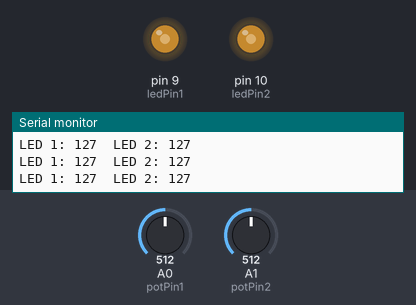
The sketch below on a simulated Arduino Uno, built with avr-gcc and run on an emulated ATmega328P. Parts: output pins drawn as LEDs (lit = HIGH), the last lines printed to the serial monitor. The test bench sets the inputs (shaded band); at power-on: A0 (potPin1) = 512, A1 (potPin2) = 512.

Above: at 1.2 s.
1.3 s: A0 (potPin1) set to 416
At 1.9 s:
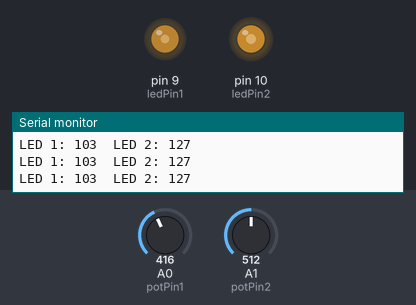
2.8 s: A0 (potPin1) set to 385
At 3.2 s:
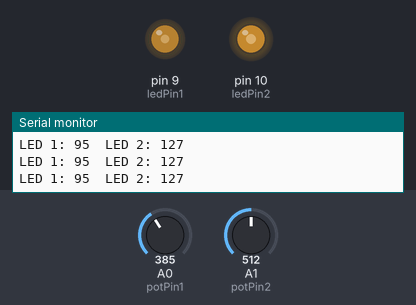
5.8 s: A1 (potPin2) set to 410
At 6.6 s:
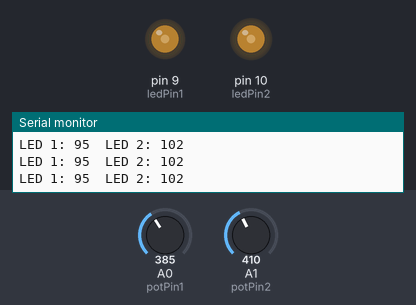
8.8 s: A1 (potPin2) set to 388
At 9.9 s:
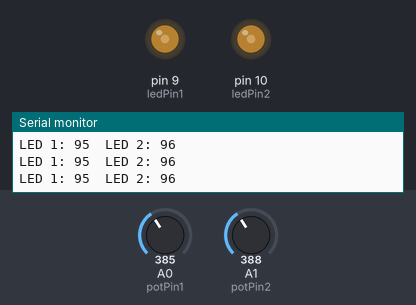
11.8 s: A1 (potPin2) set to 716
At 13.0 s:
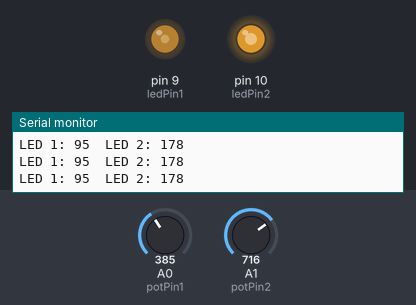
13.3 s: A0 (potPin1) set to 716
At 14.7 s:
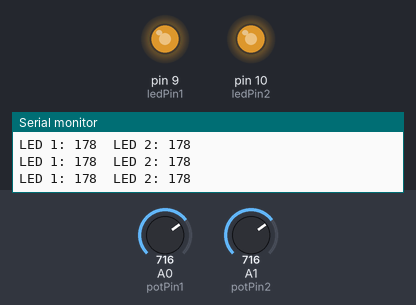
Timing chart, 0 to 15.8 s (numbered marks = the images above; inputs shaded):
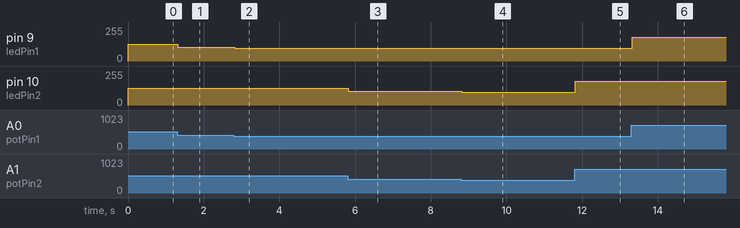

The sketch:

led.ino
```cpp
const int potPin1 = A0;   // Pino analógico conectado ao primeiro potenciômetro
const int potPin2 = A1;   // Pino analógico conectado ao segundo potenciômetro
const int ledPin1 = 9;    // Pino digital conectado ao primeiro LED
const int ledPin2 = 10;   // Pino digital conectado ao segundo LED

int brightness1 = 0;      // Variável para armazenar a luminosidade do primeiro LED
int brightness2 = 0;      // Variável para armazenar a luminosidade do segundo LED

void setup() {
  pinMode(ledPin1, OUTPUT);
  pinMode(ledPin2, OUTPUT);

  // Inicia a comunicação serial com uma taxa de 9600 bps
  Serial.begin(9600);
}

void loop() {
  // Lê o valor do primeiro potenciômetro e ajusta a luminosidade do primeiro LED
  int potValue1 = analogRead(potPin1);
  brightness1 = map(potValue1, 0, 1023, 0, 255);

  // Lê o valor do segundo potenciômetro e ajusta a luminosidade do segundo LED
  int potValue2 = analogRead(potPin2);
  brightness2 = map(potValue2, 0, 1023, 0, 255);

  // Imprime os valores de brightness1 e brightness2 no monitor serial
  Serial.print("LED 1: ");
  Serial.print(brightness1);
  Serial.print("\tLED 2: ");
  Serial.println(brightness2);

  analogWrite(ledPin1, brightness1);
  analogWrite(ledPin2, brightness2);
  delay(10);  // Pequeno atraso para estabilidade
}
```

Measured:
- after the input at 1.3 s, pin 9 (ledPin1): 127/255 → 103/255 at once
- after the input at 2.8 s, pin 9 (ledPin1): 103/255 → 95/255 at once
- after the input at 5.8 s, pin 10 (ledPin2): 127/255 → 102/255 at once
- after the input at 8.8 s, pin 10 (ledPin2): 102/255 → 96/255 at once
- after the input at 11.8 s, pin 10 (ledPin2): 96/255 → 178/255 at once
- after the input at 13.3 s, pin 9 (ledPin1): 95/255 → 178/255 at once
